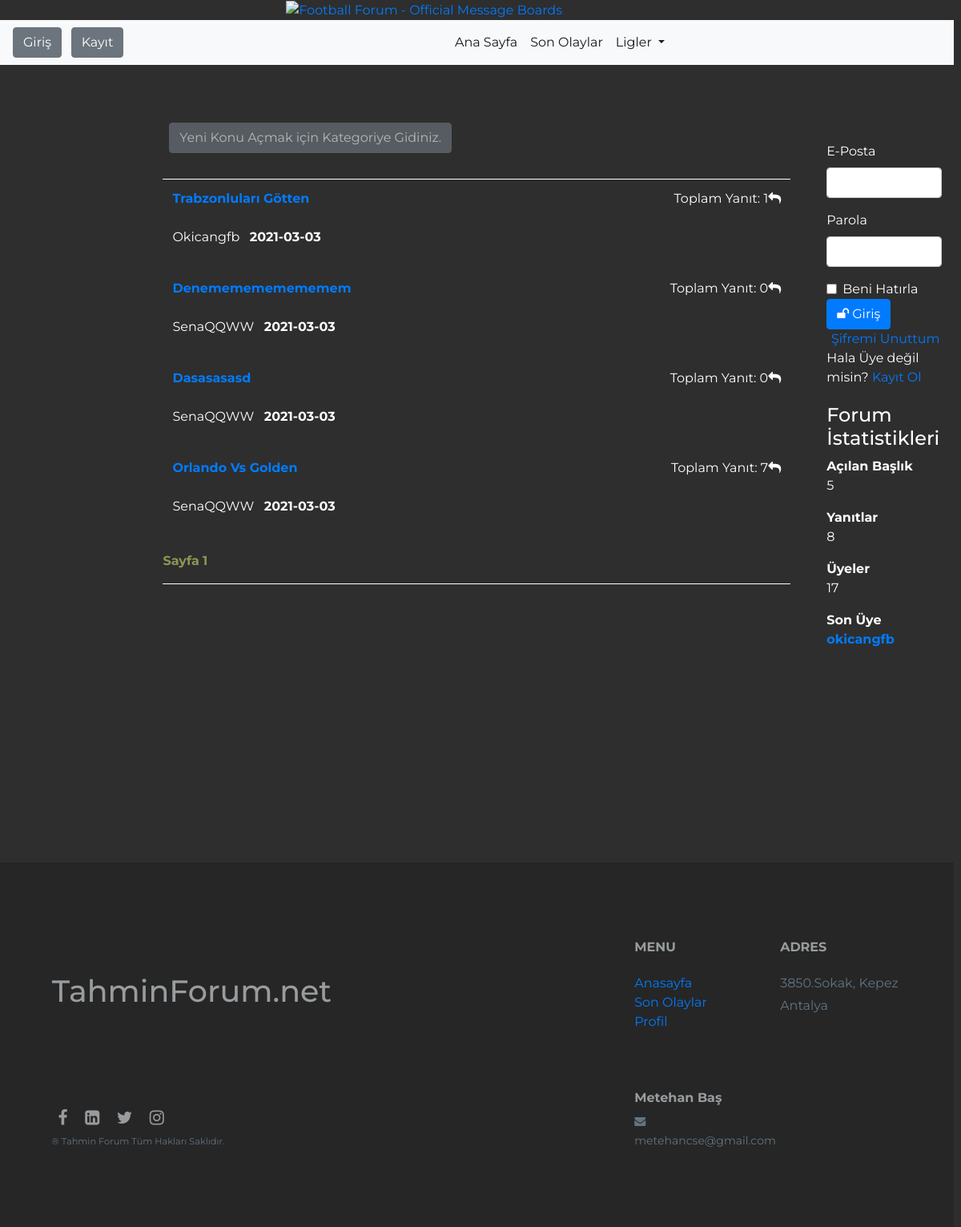
Page /recentevents.php on the committed database.
### tables this page shows
CREATE TABLE `topic` (
  `topicId` int(11) NOT NULL,
  `topic` varchar(40) NOT NULL,
  `content` varchar(1000) NOT NULL,
  `release_date` date NOT NULL,
  `categoryId` int(11) NOT NULL,
  `userId` int(11) NOT NULL
);

CREATE TABLE `users` (
  `userId` int(11) NOT NULL,
  `username` varchar(20) NOT NULL,
  `email` varchar(45) NOT NULL,
  `password` varchar(45) NOT NULL,
  `isAdmin` int(1) NOT NULL DEFAULT 0,
  `signUp_date` date NOT NULL,
  `city` varchar(15) DEFAULT NULL,
  `favTeam` varchar(30) DEFAULT NULL,
  `likes` int(11) DEFAULT 0
);

### recentevents.php (the view, shortened to what this page needs)
<?php
include "db_conn.php";
$page1=1;
 ?>
<!DOCTYPE html>
<html lang="en" dir="ltr">
<head>
  <?php include('./include/cdn.php'); ?>
</head>
<body>
  <header class="p-header" id="header">
    <div class="p-header-inner">
      <div class="p-header-content">
        <div class="p-header-logo p-header-logo--image">
          <a href="">
            <img src="https://www.thefootballforum.net/images/footballforumlogo.png" alt="Football Forum - Official Message Boards" class="logo-desktop">
          </a>
        </div>
      </div>
    </div>
  </header>
  <?php if(isset($_SESSION['username']) == '') {
          include('./include/nav.php');
        }
          else{
            include('./include/navlogged.php');
          }
  ?>
  <br><br><br>
  <div class="row">
    <div class="col-md-2">
    </div>
    <div class="col-md-8">
        <a href="" style="margin-left:1%;" class="btn btn-secondary disabled">Yeni Konu Açmak için Kategoriye Gidiniz.</a>
      <table class="table table-borderless table-hover">
        <thead style="border-bottom:1px solid;">
          <tr>
            <th scope="col">
            </th>
          </tr>
        </thead>
        <tbody>
          <?php
          $topic = $conn->query("SELECT t.*,u.username from topic t inner join users u on u.userId = t.userId order by topicId desc limit $page1,9");
          $topiccounter ="SELECT t.*,u.username from topic t inner join users u on u.userId = t.userId";
          $counter_run = mysqli_query($conn, $topiccounter);
          $count = mysqli_num_rows($counter_run);
          $a =$count/9;
          $a = ceil($a);
            while($row=$topic->fetch_assoc()):
               ?>
               <?php
               $topicId = $row['topicId'];
               $repliescounter1 ="SELECT * from replies where topicId = $topicId";
               $counter_run1 = mysqli_query($conn, $repliescounter1);
               $repliescounter = mysqli_num_rows($counter_run1); ?>
          <tr> <?php
          if(isset($_SESSION['username']) == '') {
                ?>  <td colspan="3"><a href="post.php?id=<?php echo $row['topicId']; ?>"><b><?php echo ucwords($row['topic']) ?></b></a> <br><br> <?php
              }else{
            ?>  <td colspan="3"><a href="postlogged.php?id=<?php echo $row['topicId']; ?>"><b><?php echo ucwords($row['topic']) ?></b></a> <br><br>  <?php
          } ?>
            <p> <a style="color:#FFF;" href="#"><?php echo ucwords($row['username']) ?></a> &nbsp <b><?php echo ucwords($row['release_date']) ?></b></p>
            </td>
            <td class="topicinfo">Toplam Yanıt: <?php echo $repliescounter; ?><i class="fa fa-reply"></i></td>
          </tr>
          <?php endwhile; ?>
        </tbody>
      </table>
      <b style="text-decoration:none; color:rgb(143, 148, 83)">Sayfa</b>
      <?php
      for($b=0;$b < $a;$b++) {
      ?> <a href="recentevents.php?page=<?php echo $b+1; ?>" style="text-decoration:none; color:rgb(143, 148, 83)"><b><?php echo $b+1;?></b></a> <?php
      }
       ?>
      <hr>
    </div>
    <div class="col-md-2" style="margin-top:2%;">
      <?php  if(isset($_SESSION['username']) == '') {
              include('./include/right_side.php');
            }
              else{
                include('./include/right_sidelogged.php');
              }
      ?>
    </div>
  </div>
  <?php include('./include/footer.php'); ?>
</body>
</html>

### include/cdn.php (shortened to what this page needs)
<link rel="stylesheet" href="https://cdn.jsdelivr.net/npm/bootstrap@4.5.3/dist/css/bootstrap.min.css">
<link rel="stylesheet" href="./css/index_style.css">
<link rel="stylesheet" href="https://cdnjs.cloudflare.com/ajax/libs/font-awesome/4.7.0/css/font-awesome.min.css">

### include/nav.php (shortened to what this page needs)
<nav class="navbar navbar-expand-lg navbar-light bg-light">
  <button type="button" class="btn btn-secondary" data-toggle="modal" data-target="#loginModal">
    Giriş
  </button>
  <button type="button" style="margin-left:1%;" class="btn btn-secondary" data-toggle="modal" data-target="#signupModal">
    Kayıt
  </button>
  <div class="collapse navbar-collapse" id="navbarSupportedContent">
    <ul class="navbar-nav mr-auto">
      <li class="nav-item active">
        <a class="nav-link" href="index.php">Ana Sayfa <span class="sr-only"></span></a>
      </li>
      <li class="nav-item active">
        <a class="nav-link" href="recentevents.php?page=1">Son Olaylar</a>
      </li>
      <li class="nav-item dropdown active">
        <a class="nav-link dropdown-toggle" href="#" id="navbarDropdown" role="button" data-toggle="dropdown" aria-haspopup="true" aria-expanded="false">
          Ligler
        </a>
      </li>
    </ul>
  </div>
</nav>

### include/right_side.php
<?php
include "db_conn.php";
$topiccountertotal ="SELECT * FROM topic";
$counter_run = mysqli_query($conn, $topiccountertotal);
$counttotal = mysqli_num_rows($counter_run);
$topiccounteruser ="SELECT * FROM users";
$counter_run = mysqli_query($conn, $topiccounteruser);
$counttotaluser = mysqli_num_rows($counter_run);
$replytotal ="SELECT * FROM replies";
$counter_run2 = mysqli_query($conn, $replytotal);
$replytotalcount = mysqli_num_rows($counter_run2);
$query = "SELECT * from users ORDER BY userId desc LIMIT 1";
$result = mysqli_query($conn, $query) or die ( mysqli_error());
$row = mysqli_fetch_assoc($result);
 ?>
<div class="container">
  <form class="loginform" action="login.php" method="POST">
    <div class="form-group">
      <label>E-Posta</label>
      <input type="text" name="email" class="form-control" placeholder="">
    </div>
    <div class="form-group">
      <label>Parola</label>
      <input type="password" name="password" class="form-control" placeholder="">
    </div>
    <div class="form-check">
      <input type="checkbox" class="form-check-input" id="rememberme">
      <label class="form-check-label" for="exampleCheck1">Beni Hatırla</label>
    </div>
    <button type="submit" name="submit" class="btn btn-primary"><i class="fa fa-unlock"></i>&nbspGiriş</button>
    <a style="margin-left:4%;" href="#">Şifremi Unuttum</a>
    <p>Hala Üye değil misin?&nbsp<a href="#">Kayıt Ol</a></p>
  </form>
</div>
<div class="container foruminfo">
  <h4 class=""> Forum İstatistikleri</h3>
    <div class="">
      <dl class="">
        <dt>Açılan Başlık</dt>
        <dd><?php echo $counttotal; ?></dd>
      </dl>
      <dl class="">
        <dt>Yanıtlar</dt>
        <dd><?php echo $replytotalcount; ?></dd>
      </dl>
      <dl class="">
        <dt>Üyeler</dt>
        <dd><?php echo $counttotaluser; ?></dd>
      </dl>
      <dl class="">
        <dt>Son Üye </dt>
        <dd><a style="text-decoration:none;" href="#"><b><?php echo $row['username'];?></b></a></dd>
      </dl>
    </div>
</div>

### include/footer.php
<div class="container-fluid pb-0 mb-0 justify-content-center text-light ">
  <footer>
    <div class="row my-5 justify-content-center py-5">
      <div class="col-11">
        <div class="row ">
          <div class="col-xl-8 col-md-4 col-sm-4 col-12 my-auto mx-auto a">
            <h3 class="text-muted mb-md-0 mb-5 bold-text">TahminForum.net</h3>
          </div>
          <div class="col-xl-2 col-md-4 col-sm-4 col-12">
            <h6 class="mb-3 mb-lg-4 bold-text "><b>MENU</b></h6>
            <ul class="list-unstyled">
              <li><a style="text-decoration:none;" href="indexlogged.php">Anasayfa</a></li>
              <li><a style="text-decoration:none;" href="recentevents.php?page=1">Son Olaylar</a></li>
              <li><a style="text-decoration:none;" href="profile.php">Profil</a></li>
            </ul>
          </div>
          <div class="col-xl-2 col-md-4 col-sm-4 col-12">
            <h6 class="mb-3 mb-lg-4 text-muted bold-text mt-sm-0 mt-5"><b>ADRES</b></h6>
            <p class="mb-1">3850.Sokak, Kepez</p>
            <p>Antalya</p>
          </div>
        </div>
        <div class="row ">
          <div class="col-xl-8 col-md-4 col-sm-4 col-auto my-md-0 mt-5 order-sm-1 order-3 align-self-end">
            <p class="social text-muted mb-0 pb-0 bold-text"> <span class="mx-2"><i class="fa fa-facebook" aria-hidden="true"></i></span> <span class="mx-2"><i class="fa fa-linkedin-square" aria-hidden="true"></i></span> <span class="mx-2"><i
                  class="fa fa-twitter" aria-hidden="true"></i></span> <span class="mx-2"><i class="fa fa-instagram" aria-hidden="true"></i></span> </p><small class="rights"><span>&#174;</span> Tahmin Forum Tüm Hakları Saklıdır.</small>
          </div>
          <div class="col-xl-2 col-md-4 col-sm-4 col-auto order-1 align-self-end ">
            <h6 class="mt-55 mt-2 text-muted bold-text"><b>Metehan Baş</b></h6><small> <span><i class="fa fa-envelope" aria-hidden="true"></i></span>metehancse@gmail.com</small>
          </div>
        </div>
      </div>
    </div>
  </footer>
</div>

### css/index_style.css (style rules this page uses)
* { font-family:'Montserrat'; }
header { display: block; margin-left: auto; margin-right: auto; width: 40%; }
body { background-color: rgb(46, 46, 46); width: 99.22%; }
hr { border-top: 1px solid white; }
.navbar-collapse { margin-left: 35%; }
.table { color:white; }
.topicinfo { text-align:right; }
.foruminfo { color:white; margin-top:12%; }
.loginform { color:white; }
.container-fluid { overflow: hidden; margin-top: 250px; background: #262626; color: #627482 !important; margin-bottom: 0; padding-bottom: 0 }
small { font-size: calc(12px + (15 - 12) * ((100vw - 360px) / (1600 - 360))) !important }
.bold-text { color: #989c9e !important }
.mt-55 { margin-top: calc(50px + (60 - 50) * ((100vw - 360px) / (1600 - 360))) !important }
h3 { font-size: calc(34px + (40 - 34) * ((100vw - 360px) / (1600 - 360))) !important }
.social { font-size: 21px !important }
.rights { font-size: calc(10px + (12 - 10) * ((100vw - 360px) / (1600 - 360))) !important }

### rows in the picture
topic: topic "Trabzonluları Götten", userId.username "Okicangfb", release_date "2021-03-03", repliescounter "1"
topic: topic "Denememememememem", userId.username "SenaQQWW", release_date "2021-03-03", repliescounter "0"
topic: topic "Dasasasasd", userId.username "SenaQQWW", release_date "2021-03-03", repliescounter "0"
topic: topic "Orlando Vs Golden", userId.username "SenaQQWW", release_date "2021-03-03", repliescounter "7"
users: username "okicangfb"

### other values in the picture
$counttotal "5"
$replytotalcount "8"
$counttotaluser "17"
